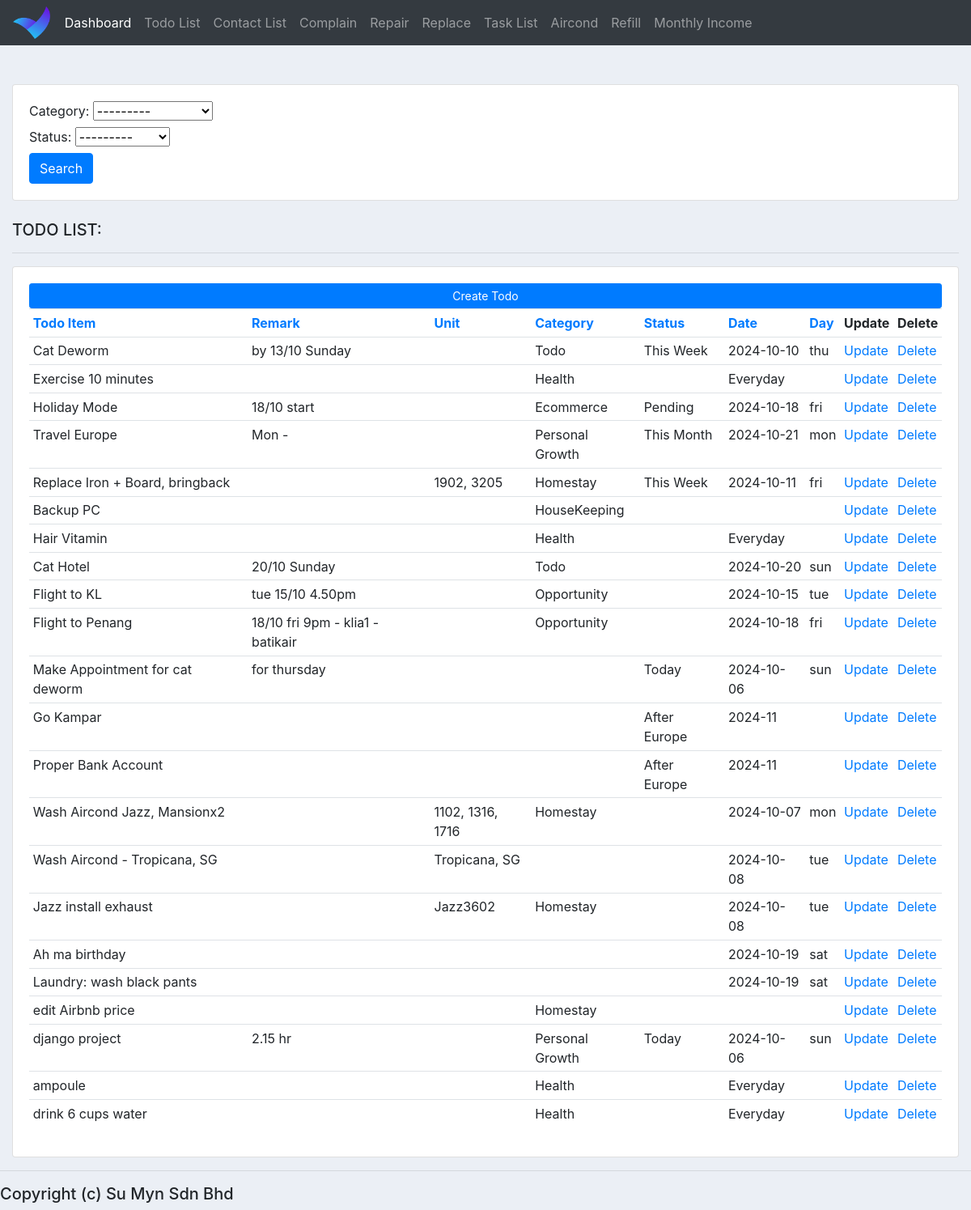
Screenshot of /table_todo_list/ with the database file from the repository.
### homestay_app/models.py (models this page shows, shortened)
class TodoList(models.Model):
    CATEGORY = (
        ("Not Chosen", "Not Chosen"),
        ("Todo", "Todo"),
        ("Personal Growth", "Personal Growth"),
        ("Money Matter", "Money Matter"),
        ("Health", "Health"),
        ("Opportunity", "Opportunity"),
        ("Homestay", "Homestay"),
        ("Stock Market", "Stock Market"),
        ("Ecommerce", "Ecommerce"),
        ("HouseKeeping", "HouseKeeping")
    )
    STATUS = (
        ("Not Chosen", "Not Chosen"),
        ("Today", "Today"),
        ("Tomorrow", "Tomorrow"),
        ("Pending", "Pending"),
        ("Done", "Done"),
        ("This Week", "This Week"),
        ("This Month", "This Month"),
        ("This Year", "This Year"),
        ("After Europe", "After Europe"),
    )
    todo_item = models.CharField(max_length=200, null=True, blank=True)
    remark = models.CharField(max_length=200, null=True, blank=True)
    unit = models.CharField(max_length=30, null=True, blank=True)
    category = models.CharField(max_length=30, null=True, blank=True, choices=CATEGORY)
    status =  models.CharField(max_length=30, blank=True, null=True, choices=STATUS)
    date = models.CharField(max_length=30, null=True, blank=True)
    day = models.CharField(max_length=30, null=True, blank=True)
    created_at = models.DateTimeField(auto_now_add=True, null=True, blank=True)
    updated_at = models.DateTimeField(auto_now=True, null=True, blank=True)

### homestay_app/views.py (the view)
# urls.py: path('table_todo_list/', views.todoList, name='todoList'),
def todoList(request):
    todo_list = TodoList.objects.all()
    sort_by = request.GET.get('sort', '')
    valid_sort_fields_todolist = ['todo_item', 'remark', 'unit', 'category', 'status', 'date', 'day', 'created_at']
    if sort_by in valid_sort_fields_todolist:
        todo_list = todo_list.order_by(F(sort_by).asc(nulls_last=True))
    myFilter = TodoListFilter(request.GET, queryset=todo_list)  # Changed todo_item to todo_list
    todo_list = myFilter.qs  # Changed todo_item to todo_list
    context = {'current_sort': sort_by, 'todo_list': todo_list, 'myFilter': myFilter}
    return render(request, 'table_todo_list.html', context)

### homestay_app/templates/table_todo_list.html (shortened to what this page needs)
{%  extends 'base.html' %}
{% block content %}
<br>
<div class="row">
	<div class="col-md-12">
		<br>
		<div class="row">
			<div class="col">
				<div class="card card-body">
					<form method="get">
						{{myFilter.form}}
						<button class="btn btn-primary" type="submit">Search</button>
					</form>
				</div>
			</div>
		</div>
		<br>
		<h5>TODO LIST:</h5>
		<hr>
		<div class="card card-body">
			<a class="btn btn-primary  btn-sm btn-block" href="{% url 'formTodoList' %}">Create Todo</a>
			<table class="table table-sm">
				<tr>
					<th><a href="?sort=todo_item" class="{% if current_sort == 'todo_item' %}sort-indicator-todolist{% endif %}">Todo Item</a></th>
					<th><a href="?sort=remark" class="{% if current_sort == 'remark' %}sort-indicator-todolist{% endif %}">Remark</a></th>
					<th><a href="?sort=unit" class="{% if current_sort == 'unit' %}sort-indicator-todolist{% endif %}">Unit</a></th>
					<th><a href="?sort=category" class="{% if current_sort == 'category' %}sort-indicator-todolist{% endif %}">Category</a></th>
					<th><a href="?sort=status" class="{% if current_sort == 'status' %}sort-indicator-todolist{% endif %}">Status</a></th>
					<th><a href="?sort=date" class="{% if current_sort == 'date' %}sort-indicator-todolist{% endif %}">Date</a></th>
					<th><a href="?sort=day" class="{% if current_sort == 'day' %}sort-indicator-todolist{% endif %}">Day</a></th>
					<th>Update</th>
					<th>Delete</th>
				</tr>
				{% for m in todo_list %}
					<tr>
						<td>{{m.todo_item|default:"" }}</td>
						<td>{{m.remark|default:"" }}</td>
						<td>{{m.unit|default:"" }}</td>
						<td>{{m.category|default:"" }}</td>
						<td>{{m.status|default:"" }}</td>
						<td>{{m.date|default:"" }}</td>
						<td>{{m.day|default:"" }}</td>
						<td><a href="{% url 'updateTodoList' m.id %}">Update</a></td>
						<td><a href="{% url 'deleteTodoList' m.id %}">Delete</a></td>
					</tr>
				{% endfor %}
			</table>
		</div>
	</div>
</div>
{% endblock %}

### static/css/base.css (style rules this page uses)
body { background-color: #ebeff5; }

### rows the page displays
TodoList: todo_item "Cat Deworm", remark "by 13/10 Sunday", category "Todo", status "This Week", date "2024-10-10", day "thu"
TodoList: todo_item "Exercise 10 minutes", category "Health", date "Everyday"
TodoList: todo_item "Holiday Mode", remark "18/10 start", category "Ecommerce", status "Pending", date "2024-10-18", day "fri"
TodoList: todo_item "Travel Europe", remark "Mon -", category "Personal Growth", status "This Month", date "2024-10-21", day "mon"
TodoList: todo_item "Replace Iron + Board, bringback", unit "1902, 3205", category "Homestay", status "This Week", date "2024-10-11", day "fri"
TodoList: todo_item "Backup PC", category "HouseKeeping"
TodoList: todo_item "Hair Vitamin", category "Health", date "Everyday"
TodoList: todo_item "Cat Hotel", remark "20/10 Sunday", category "Todo", date "2024-10-20", day "sun"
TodoList: todo_item "Flight to KL", remark "tue 15/10 4.50pm", category "Opportunity", date "2024-10-15", day "tue"
TodoList: todo_item "Flight to Penang", remark "18/10 fri 9pm - klia1 - batikair", category "Opportunity", date "2024-10-18", day "fri"
TodoList: todo_item "Make Appointment for cat deworm", remark "for thursday", status "Today", date "2024-10-06", day "sun"
TodoList: todo_item "Go Kampar", status "After Europe", date "2024-11"
TodoList: todo_item "Proper Bank Account", status "After Europe", date "2024-11"
TodoList: todo_item "Wash Aircond Jazz, Mansionx2", unit "1102, 1316, 1716", category "Homestay", date "2024-10-07", day "mon"
TodoList: todo_item "Wash Aircond - Tropicana, SG", unit "Tropicana, SG", date "2024-10-08", day "tue"
TodoList: todo_item "Jazz install exhaust", unit "Jazz3602", category "Homestay", date "2024-10-08", day "tue"
TodoList: todo_item "Ah ma birthday", date "2024-10-19", day "sat"
TodoList: todo_item "Laundry: wash black pants", date "2024-10-19", day "sat"
TodoList: todo_item "edit Airbnb price", category "Homestay"
TodoList: todo_item "django project", remark "2.15 hr", category "Personal Growth", status "Today", date "2024-10-06", day "sun"
TodoList: todo_item "ampoule", category "Health", date "Everyday"
TodoList: todo_item "drink 6 cups water", category "Health", date "Everyday"
